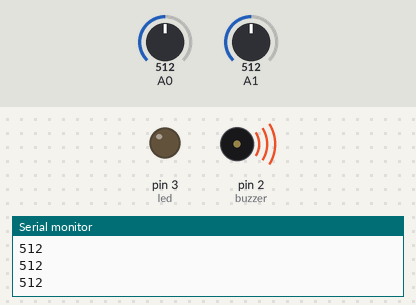
Bench run of a sketch on a simulated Arduino Uno, built with avr-gcc and run on an emulated ATmega328P. On the bench: output pins drawn as LEDs (lit = HIGH), buzzer (waves = sounding, pin HIGH), the last lines printed to the serial monitor. Inputs (shaded band) come from the test bench; at power-on: A0 = 512, A1 = 512.

Above: at 1.3 s.
1.4 s: A0 set to 583
2.9 s: A0 set to 615
At 5.4 s:
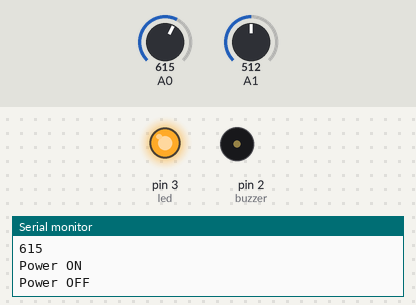
Timing chart, 0 to 11.9 s (numbered marks = the images above; inputs shaded):
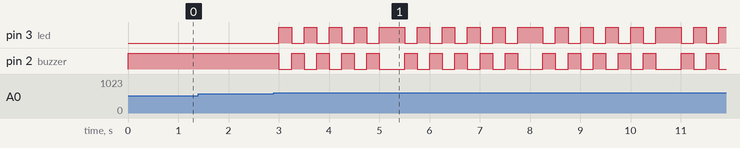

The sketch:

M0019_Arduino.ino
```cpp
int sensor = 4;
int led = 3;
int buzzer = 2;
void setup() {
  pinMode(sensor, INPUT);
  pinMode(led, OUTPUT);
  pinMode(buzzer, OUTPUT);
  Serial.begin(9600);
}
void loop() {
  sensor = analogRead(sensor);
  Serial.println(sensor);
  if (sensor < 600 ) {
    digitalWrite(led, LOW);
    digitalWrite(buzzer, HIGH);
  }
  if (sensor > 600 ) {
    Serial.println("Power ON");
    digitalWrite(led, HIGH);
    digitalWrite(buzzer, LOW);
    delay(250);
    digitalWrite(led, LOW);
    digitalWrite(buzzer, HIGH);
    delay(250);
    digitalWrite(led, HIGH);
    digitalWrite(buzzer, LOW);
    delay(250);
    digitalWrite(led, LOW);
    digitalWrite(buzzer, HIGH);
    delay(250);
    digitalWrite(led, HIGH);
    digitalWrite(buzzer, LOW);
    delay(250);
    digitalWrite(led, LOW);
    digitalWrite(buzzer, HIGH);
    delay(250);
    digitalWrite(led, HIGH);
    digitalWrite(buzzer, LOW);
    delay(250);
    digitalWrite(led, LOW);
    digitalWrite(buzzer, HIGH);
    delay(250);
    digitalWrite(led, HIGH);
    digitalWrite(buzzer, LOW);
    delay(250);
    Serial.println("Power OFF");
  }
  delay(250);
}
```

Measured:
- the behaviour switches between 600 and 601 on A0 (found by bisection; images 0 and 1)
- after the input at 2.9 s, pin 3 (led): LOW → HIGH after 0.10 s, then repeats every 2.8 s: 3 × (LOW 0.25 s, HIGH 0.25 s), LOW 0.25 s, HIGH 0.50 s, LOW 0.25 s, HIGH 0.25 s; pin 2 (buzzer): HIGH → LOW after 0.10 s, then repeats every 2.8 s: 3 × (HIGH 0.25 s, LOW 0.25 s), HIGH 0.25 s, LOW 0.50 s, HIGH 0.25 s, LOW 0.25 s
